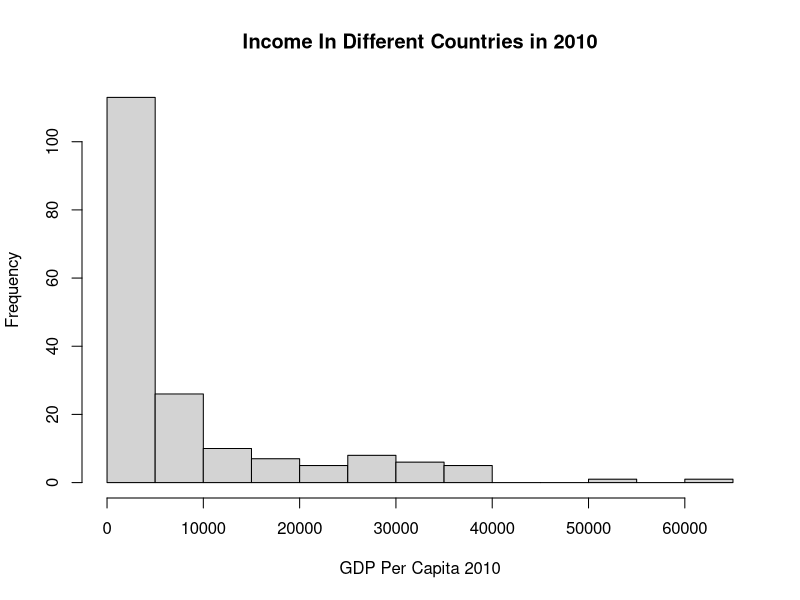
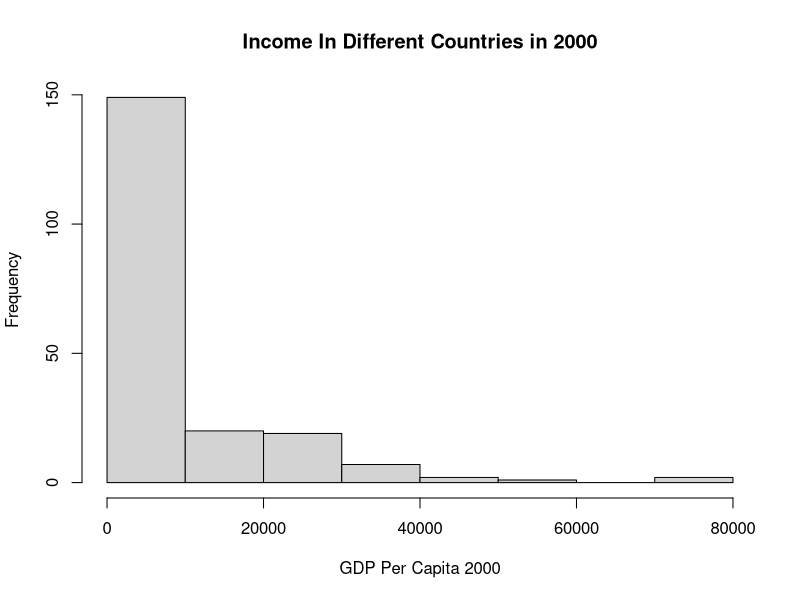
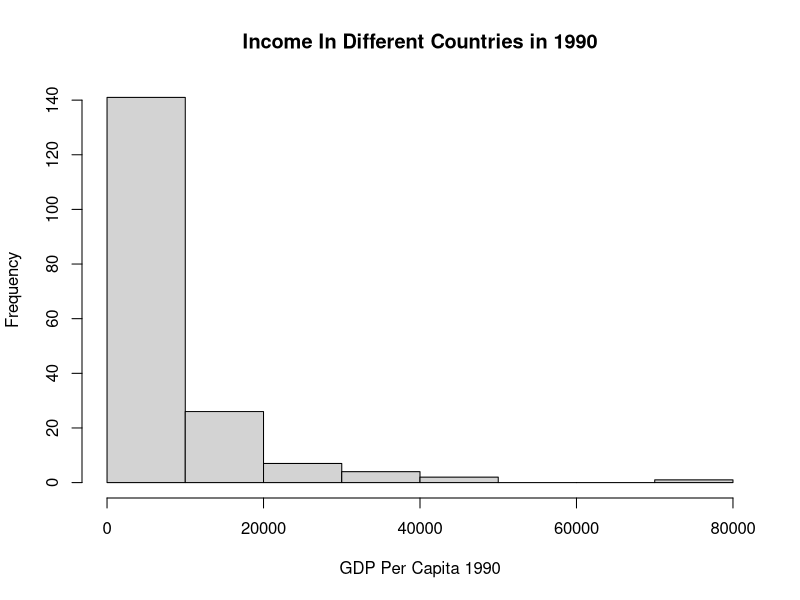
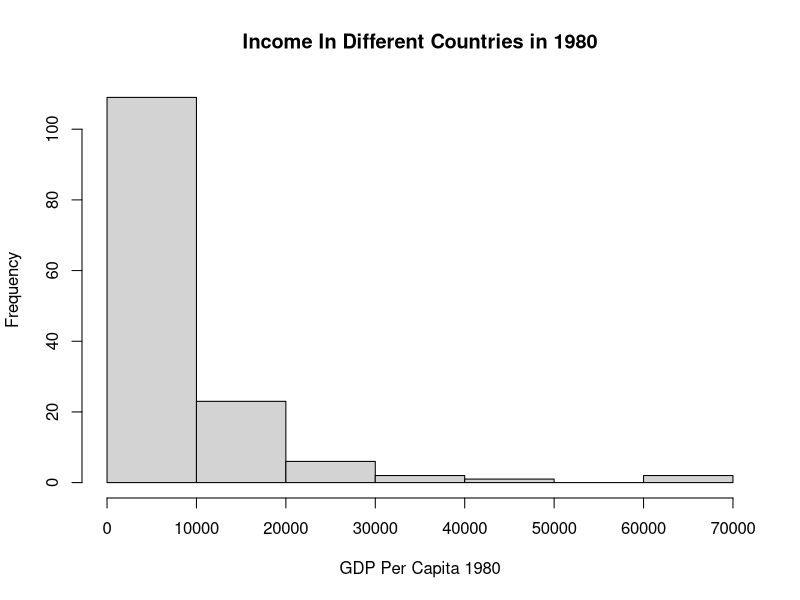
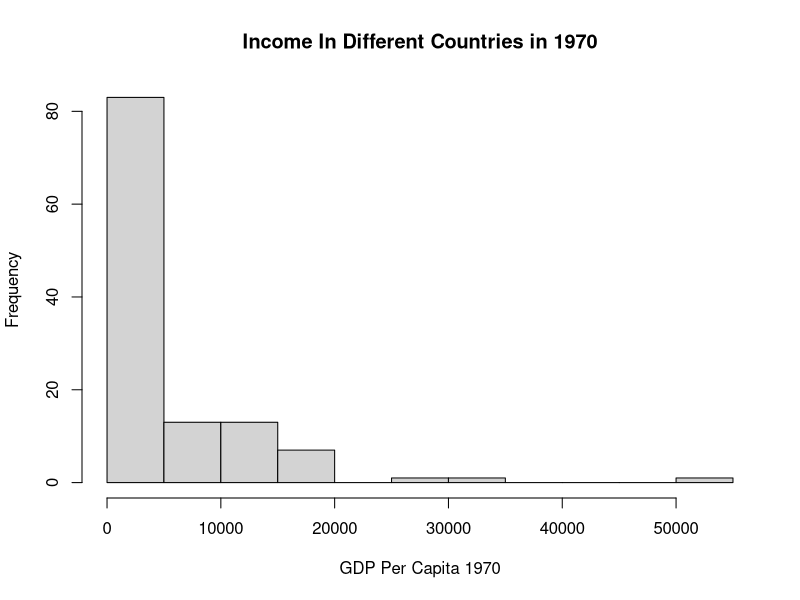
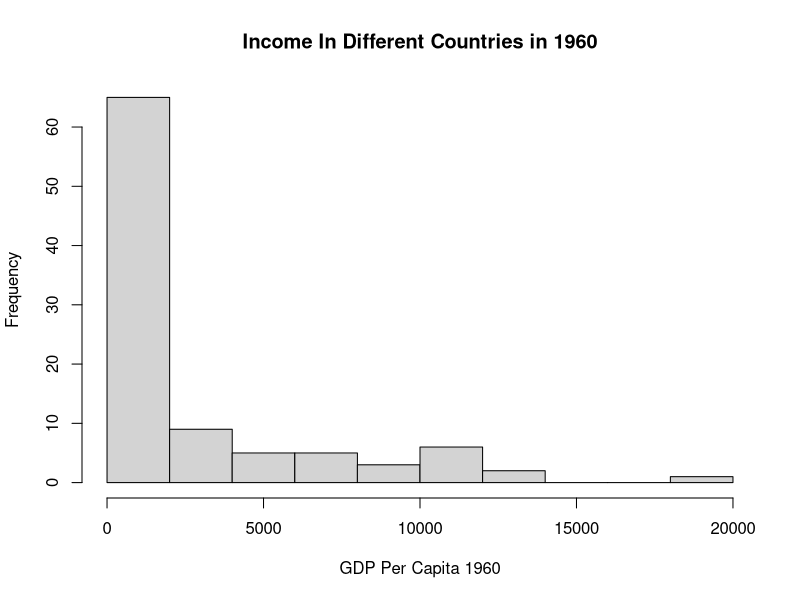
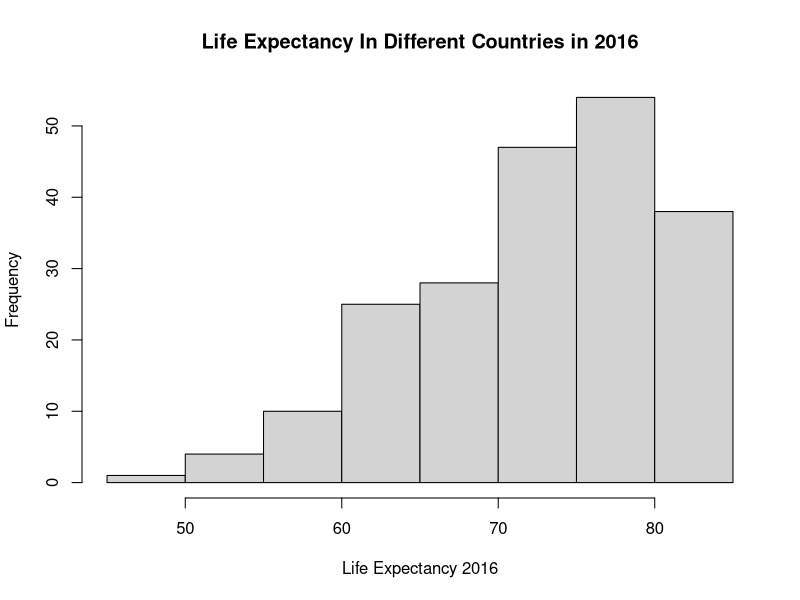
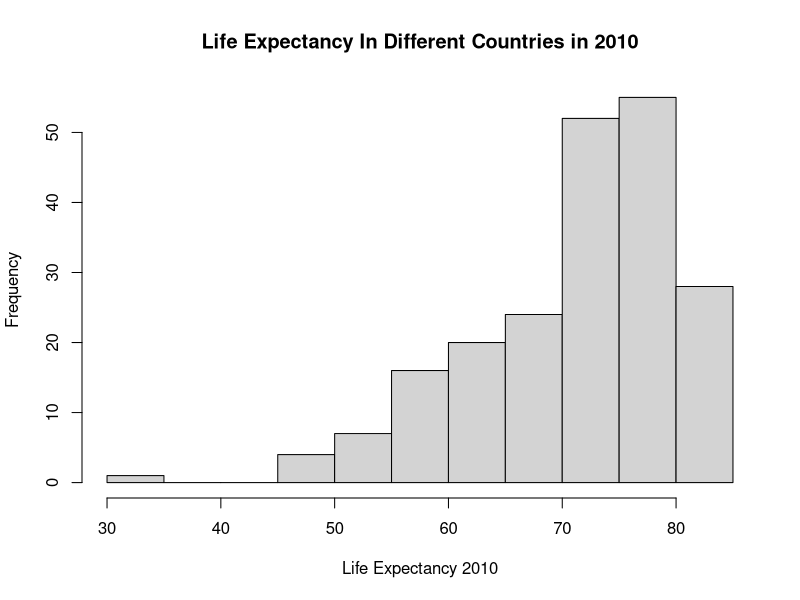

These figures' R source, in order:
## ---- chunk 1

# Load tidyr
suppressMessages(library(tidyr))

# Load dplyr
suppressMessages(library(dplyr))

# Load readxl - read excel files
library(readxl)

# Import excel files
income_pp <- read_excel("income_pp.xlsx")
life_expectancy <- read_excel("life_expectancy.xlsx")
total_health_spending_pp <- read_excel("total_health_spending_pp.xlsx")
government_health_spending_pp <- read_excel("government_health_spending_pp.xlsx")
breast_cancer_death <- read_excel("breast_cancer_death.xlsx")
cervical_cancer_death <- read_excel("cervical_cancer_death.xlsx")
liver_cancer_death_male <- read_excel("liver_cancer_death_male.xlsx")
liver_cancer_death_female <- read_excel("liver_cancer_death_female.xlsx")
lung_cancer_death_male <- read_excel("lung_cancer_death_male.xlsx")
lung_cancer_death_female <- read_excel("lung_cancer_death_female.xlsx")
prostate_cancer_death <- read_excel("prostate_cancer_death.xlsx")
stomach_cancer_death_male <- read_excel("stomach_cancer_death_male.xlsx")
stomach_cancer_death_female <- read_excel("stomach_cancer_death_female.xlsx")

## ---- chunk 2

# Reshape income_pp. Make values of different years as rows. 
income_pp_year_as_row <- gather(income_pp, "Year", "Income_per_person", 2:53, na.rm = FALSE)

# Print income_pp_year_as_row
# income_pp_year_as_row

# change income_per_person's value as numberic 
as.numeric(income_pp_year_as_row$Income_per_person)

# Round up values in Income_per_person column to 2 decimal places
# round(income_pp_year_as_row$Income_per_person, 2)

# Show the mean of GDP per capita of each country from 1960 to 2011
paste("The Mean of Income Per Person(GDP Per Capita) By Country from 1960 to 2011")
income_pp_year_as_row %>% 
  group_by(Country) %>% 
  summarise(mean=mean(Income_per_person, na.rm = TRUE), count=sum(!is.na(Income_per_person))) %>%
  arrange(desc(mean))
  
## ---- chunk 3

# Show basic descriptive statistics
summary(income_pp_year_as_row)

# Standard Deviation of Income Per Person
ipp_sd <- round(sd(income_pp_year_as_row$Income_per_person, na.rm = TRUE), 2)
paste("The Standard Deviation of GDP Per Capita is", ipp_sd,".")
  
## ---- chunk 4

# Histogram showing income per person in different countries

hist(income_pp$`2010`, xlab="GDP Per Capita 2010", main="Income In Different Countries in 2010")

hist(income_pp$`2000`, xlab="GDP Per Capita 2000", main="Income In Different Countries in 2000")

hist(income_pp$`1990`, xlab="GDP Per Capita 1990", main="Income In Different Countries in 1990")

hist(income_pp$`1980`, xlab="GDP Per Capita 1980", main="Income In Different Countries in 1980")

hist(income_pp$`1970`, xlab="GDP Per Capita 1970", main="Income In Different Countries in 1970")

hist(income_pp$`1960`, xlab="GDP Per Capita 1960", main="Income In Different Countries in 1960")

## ---- chunk 5

# Reshape life_expectancy. Make values of different years as rows. 
life_expectancy_year_as_row <- gather(life_expectancy, "Year", "Life_Expectancy", 2:58, na.rm = FALSE)

# Print life_expectancy_year_as_row
# life_expectancy_year_as_row

# change Life_Expectancy's value as numberic 
as.numeric(life_expectancy_year_as_row$Life_Expectancy)

# Show the mean of life expectancy at birth by year of each country from 1960 to 2016
paste("The Mean of Life Expectancy at Birth (Year) By Country from 1960 to 2016")
life_expectancy_year_as_row %>% 
  group_by(Country) %>% 
  summarise(mean=mean(Life_Expectancy, na.rm = TRUE), count=sum(!is.na(Life_Expectancy))) %>%
  arrange(desc(mean))

## ---- chunk 6

# Show basic descriptive statistics
summary(life_expectancy_year_as_row)

# Standard Deviation of Life Expectancy
ipp_sd <- round(sd(life_expectancy_year_as_row$Life_Expectancy, na.rm = TRUE), 2)
paste("The Standard Deviation of Life Expectancy is", ipp_sd, "years")
  
## ---- chunk 7

# Histogram showing life expectancy in different countries

hist(life_expectancy$`2016`, xlab="Life Expectancy 2016", main="Life Expectancy In Different Countries in 2016")

hist(life_expectancy$`2010`, xlab="Life Expectancy 2010", main="Life Expectancy In Different Countries in 2010")

hist(life_expectancy$`2000`, xlab="Life Expectancy 2000", main="Life Expectancy In Different Countries in 2000")

hist(life_expectancy$`1990`, xlab="Life Expectancy 1990", main="Life Expectancy In Different Countries in 1990")

hist(life_expectancy$`1980`, xlab="Life Expectancy 1980", main="Life Expectancy In Different Countries in 1980")

hist(life_expectancy$`1970`, xlab="Life Expectancy 1970", main="Life Expectancy In Different Countries in 1970")

hist(life_expectancy$`1960`, xlab="Life Expectancy 1960", main="Life Expectancy In Different Countries in 1960")

## ---- chunk 8

# Reshape total_health_spending_pp. Make values of different years as rows. 
total_health_spending_pp_year_as_row <- gather(total_health_spending_pp, "Year", "Total_Health_Spending_Per_Person", 2:17, na.rm = FALSE)

# Print total_health_spending_pp_year_as_row
# total_health_spending_pp_year_as_row

# change Total Health Spending's value as numberic 
as.numeric(total_health_spending_pp_year_as_row$Total_Health_Spending_Per_Person)

# Show the mean of total health spending in US$ of each country from 1995 to 2010
paste("The Mean of Total Health Spending in US$ By Country from 1995 to 2010")
total_health_spending_pp_year_as_row %>% 
  group_by(Country) %>% 
  summarise(mean=mean(Total_Health_Spending_Per_Person, na.rm = TRUE), count=sum(!is.na(Total_Health_Spending_Per_Person))) %>%
  arrange(desc(mean))

## ---- chunk 9

# Show basic descriptive statistics
summary(total_health_spending_pp_year_as_row)

# Standard Deviation of Total Health Spending Per Person
ipp_sd <- round(sd(total_health_spending_pp_year_as_row$Total_Health_Spending_Per_Person, na.rm = TRUE), 2)
paste("The Standard Deviation of Total Health Spending is $", ipp_sd, "US Dollars per person.")
  
## ---- chunk 10

# Histogram showing total health spending in different countries

hist(total_health_spending_pp$`2010`, xlab="Total Health Spending Per Person in US Dollar in 2010", main="Total Health Spending Per Person In Different Countries in 2010")

hist(total_health_spending_pp$`2000`, xlab="Total Health Spending Per Person in US Dollar in 2000", main="Total Health Spending Per Person In Different Countries in 2000")


## ---- chunk 11

# Reshape government_health_spending_pp. Make values of different years as rows. 
government_health_spending_pp_year_as_row <- gather(government_health_spending_pp, "Year", "Government_Health_Spending_Per_Person", 2:17, na.rm = FALSE)

# Print government_health_spending_pp_year_as_row
# government_health_spending_pp_year_as_row

# change Total Health Spending's value as numberic 
as.numeric(government_health_spending_pp_year_as_row$Government_Health_Spending_Per_Person)

# Show the mean of government health spending in US$ of each country from 1995 to 2010
paste("The Mean of Government Health Spending in US$ By Country from 1995 to 2010")
government_health_spending_pp_year_as_row %>% 
  group_by(Country) %>% 
  summarise(mean=mean(Government_Health_Spending_Per_Person, na.rm = TRUE), count=sum(!is.na(Government_Health_Spending_Per_Person))) %>%
  arrange(desc(mean))

## ---- chunk 12

# Show basic descriptive statistics
summary(government_health_spending_pp_year_as_row)

# Standard Deviation of Total Health Spending Per Person
ipp_sd <- round(sd(government_health_spending_pp_year_as_row$Government_Health_Spending_Per_Person, na.rm = TRUE), 2)
paste("The Standard Deviation of Government Health Spending is $", ipp_sd, "US Dollars per person.")
  
## ---- chunk 13

# Histogram showing government health spending in different countries

hist(government_health_spending_pp$`2010`, xlab="Government Health Spending Per Person in US Dollar in 2010", main="Government Health Spending Per Person In Different Countries in 2010")

hist(government_health_spending_pp$`2000`, xlab="Government Health Spending Per Person in US Dollar in 2000", main="Government Health Spending Per Person In Different Countries in 2000")


## ---- chunk 14

# Reshape breast_cancer_death. Make values of different years as rows. 
breast_cancer_death_year_as_row <- gather(breast_cancer_death, "Year", "Breast_Cancer_Death", 2:54, na.rm = FALSE)

# Print breast_cancer_death_year_as_row
# breast_cancer_death_year_as_row

# change breast cacner death's value as numberic 
as.numeric(breast_cancer_death_year_as_row$Breast_Cancer_Death)

# Show the mean of breast cancer deaths per 100,000 female of each country from 1950 to 2002
paste("The Mean of Breast Cancer Deaths Per 100,000 Female By Country from 1950 to 2002")
breast_cancer_death_year_as_row %>% 
  group_by(Country) %>% 
  summarise(mean=mean(Breast_Cancer_Death, na.rm = TRUE), count=sum(!is.na(Breast_Cancer_Death))) %>%
  arrange(desc(mean))

## ---- chunk 15

# Show basic descriptive statistics
summary(breast_cancer_death_year_as_row)

# Standard Deviation of breast cancer deaths per 100,000 female
ipp_sd <- round(sd(breast_cancer_death_year_as_row$Breast_Cancer_Death, na.rm = TRUE), 2)
paste("The Standard Deviation of Breast Cancer Deaths per 100,000 female is ", ipp_sd, ".")

# Histogram showing breast cancer deaths in different countries

hist(breast_cancer_death$`2000`, xlab="Breast Cancer Deaths Per 100,000 Female 2000", main="Breast Cancer Deaths In Different Countries in 2000")
  
## ---- chunk 16

# Reshape cervical_cancer_death. Make values of different years as rows. 
cervical_cancer_death_year_as_row <- gather(cervical_cancer_death, "Year", "Cervical_Cancer_Death", 2:54, na.rm = FALSE)

# Print cervical_cancer_death_year_as_row
# cervical_cancer_death_year_as_row

# Change cervical cancer death's value as numberic 
as.numeric(cervical_cancer_death_year_as_row$Cervical_Cancer_Death)

# Show the mean of cervical cancer deaths per 100,000 female of each country from 1950 to 2002
paste("The Mean of Cervical Cancer Deaths Per 100,000 Female By Country from 1950 to 2002")
cervical_cancer_death_year_as_row %>% 
  group_by(Country) %>% 
  summarise(mean=mean(Cervical_Cancer_Death, na.rm = TRUE), count=sum(!is.na(Cervical_Cancer_Death))) %>%
  arrange(desc(mean))

## ---- chunk 17

# Show basic descriptive statistics
summary(cervical_cancer_death_year_as_row)

# Standard Deviation of cervical cancer deaths per 100,000 female
ipp_sd <- round(sd(cervical_cancer_death_year_as_row$Cervical_Cancer_Death, na.rm = TRUE), 2)
paste("The Standard Deviation of Cervical Cancer Deaths Per 100,000 Female is ", ipp_sd, ".")

# Histogram showing cervical cancer deaths in different countries

hist(cervical_cancer_death$`2000`, xlab="Cervical Cancer Deaths Per 100,000 Female 2000", main="Cervical Cancer Deaths In Different Countries in 2000")
  
## ---- chunk 18

# Reshape liver_cancer_death_male. Make values of different years as rows. 
liver_cancer_death_male_year_as_row <- gather(liver_cancer_death_male, "Year", "Liver_Cancer_Death_Male", 2:49, na.rm = FALSE)

# Print liver_cancer_death_male_year_as_row
# liver_cancer_death_male_year_as_row

# Change liver cancer death's value as numberic 
as.numeric(liver_cancer_death_male_year_as_row$Liver_Cancer_Death_Male)

# Show the mean of liver cancer deaths per 100,000 male of each country from 1955 to 2002
paste("The Mean of Liver Cancer Deaths Per 100,000 Male By Country from 1955 to 2002")
liver_cancer_death_male_year_as_row %>% 
  group_by(Country) %>% 
  summarise(mean=mean(Liver_Cancer_Death_Male, na.rm = TRUE), count=sum(!is.na(Liver_Cancer_Death_Male))) %>%
  arrange(desc(mean))

## ---- chunk 19

# Reshape liver_cancer_death_female. Make values of different years as rows. 
liver_cancer_death_female_year_as_row <- gather(liver_cancer_death_female, "Year", "Liver_Cancer_Death_Female", 2:49, na.rm = FALSE)

# Print liver_cancer_death_female_year_as_row
# liver_cancer_death_female_year_as_row

# Change liver cancer death's value as numberic 
as.numeric(liver_cancer_death_female_year_as_row$Liver_Cancer_Death_Female)

# Show the mean of liver cancer deaths per 100,000 female of each country from 1955 to 2002
paste("The Mean of Liver Cancer Deaths Per 100,000 Female By Country from 1955 to 2002")
liver_cancer_death_female_year_as_row %>% 
  group_by(Country) %>% 
  summarise(mean=mean(Liver_Cancer_Death_Female, na.rm = TRUE), count=sum(!is.na(Liver_Cancer_Death_Female))) %>%
  arrange(desc(mean))

## ---- chunk 20

# Join liver_cancer_death_male_year_as_row and liver_cancer_death_female_year_as_row
liver_cancer_death_year_as_row <- inner_join(liver_cancer_death_male_year_as_row, liver_cancer_death_female_year_as_row)

# Add liver cancer death numbers for male and female, create new column, and store the values in liver_cancer_death_year_as_row
liver_cancer_death_year_as_row <- liver_cancer_death_year_as_row %>% 
  mutate(Liver_Cancer_Death = Liver_Cancer_Death_Male + Liver_Cancer_Death_Female)

# Print liver_cancer_death_year_as_row
# liver_cancer_death_year_as_row

# Show the mean of liver cancer deaths per 100,000 person of each country from 1955 to 2002
paste("The Mean of Liver Cancer Deaths Per 100,000 Person By Country from 1955 to 2002")
liver_cancer_death_year_as_row %>% 
  group_by(Country) %>% 
  summarise(mean=mean(Liver_Cancer_Death, na.rm = TRUE), count=sum(!is.na(Liver_Cancer_Death))) %>%
  arrange(desc(mean))

## ---- chunk 21

# Show basic descriptive statistics
summary(liver_cancer_death_year_as_row)

# Standard Deviation of liver cancer deaths per 100,000 person
ipp_sd <- round(sd(liver_cancer_death_year_as_row$Liver_Cancer_Death, na.rm = TRUE), 2)
paste("The Standard Deviation of Liver Cancer Deaths Per 100,000 Person Is ", ipp_sd, ".")

  
## ---- chunk 22

# Reshape lung_cancer_death_male. Make values of different years as rows. 
lung_cancer_death_male_year_as_row <- gather(lung_cancer_death_male, "Year", "Lung_Cancer_Death_Male", 2:54, na.rm = FALSE)

# Print lung_cancer_death_male_year_as_row
# lung_cancer_death_male_year_as_row

# Change lung cancer death's value as numberic 
as.numeric(lung_cancer_death_male_year_as_row$Lung_Cancer_Death_Male)

# Show the mean of lung cancer deaths per 100,000 male of each country from 1950 to 2002
paste("The Mean of Lung Cancer Deaths Per 100,000 Male By Country from 1950 to 2002")
lung_cancer_death_male_year_as_row %>% 
  group_by(Country) %>% 
  summarise(mean=mean(Lung_Cancer_Death_Male, na.rm = TRUE), count=sum(!is.na(Lung_Cancer_Death_Male))) %>%
  arrange(desc(mean))

## ---- chunk 23

# Reshape lung_cancer_death_female. Make values of different years as rows. 
lung_cancer_death_female_year_as_row <- gather(lung_cancer_death_female, "Year", "Lung_Cancer_Death_Female", 2:54, na.rm = FALSE)

# Print lung_cancer_death_female_year_as_row
# lung_cancer_death_female_year_as_row

# Change lung cancer death's value as numberic 
as.numeric(lung_cancer_death_female_year_as_row$Lung_Cancer_Death_Female)

# Show the mean of lung cancer deaths per 100,000 female of each country from 1950 to 2002
paste("The Mean of Lung Cancer Deaths Per 100,000 Female By Country from 1950 to 2002")
lung_cancer_death_female_year_as_row %>% 
  group_by(Country) %>% 
  summarise(mean=mean(Lung_Cancer_Death_Female, na.rm = TRUE), count=sum(!is.na(Lung_Cancer_Death_Female))) %>%
  arrange(desc(mean))

## ---- chunk 24
# Join lung_cancer_death_male_year_as_row and lung_cancer_death_female_year_as_row
lung_cancer_death_year_as_row <- inner_join(lung_cancer_death_male_year_as_row, lung_cancer_death_female_year_as_row)

# Add lung cancer death numbers for male and female, create new column, and store the values in lung_cancer_death_year_as_row
lung_cancer_death_year_as_row <- lung_cancer_death_year_as_row %>% 
  mutate(Lung_Cancer_Death = Lung_Cancer_Death_Male + Lung_Cancer_Death_Female)

# Print lung_cancer_death_year_as_row
# lung_cancer_death_year_as_row

# Show the mean of lung cancer deaths per 100,000 person of each country from 1950 to 2002
paste("The Mean of Lung Cancer Deaths Per 100,000 Person By Country from 1950 to 2002")
lung_cancer_death_year_as_row %>% 
  group_by(Country) %>% 
  summarise(mean=mean(Lung_Cancer_Death, na.rm = TRUE), count=sum(!is.na(Lung_Cancer_Death))) %>%
  arrange(desc(mean))
## ---- chunk 25

# Show basic descriptive statistics
summary(lung_cancer_death_year_as_row)

# Standard Deviation of lung cancer death per 100,000 persons
ipp_sd <- round(sd(lung_cancer_death_year_as_row$Lung_Cancer_Death, na.rm = TRUE), 2)
paste("The Standard Deviation of Lung Cancer Deaths Per 100,000 Person Is ", ipp_sd, ".")

  
## ---- chunk 26

# Reshape prostate_cancer_death. Make values of different years as rows. 
prostate_cancer_death_year_as_row <- gather(prostate_cancer_death, "Year", "Prostate_Cancer_Death", 2:54, na.rm = FALSE)

# Print prostate_cancer_death_year_as_row
# prostate_cancer_death_year_as_row

# Change prostate cancer death's value as numberic 
as.numeric(prostate_cancer_death_year_as_row$Prostate_Cancer_Death)

# Show the mean of prostate cancer deaths per 100,000 male of each country from 1950 to 2002
paste("The Mean of Prostate Cancer Deaths Per 100,000 Male By Country from 1950 to 2002")
prostate_cancer_death_year_as_row %>% 
  group_by(Country) %>% 
  summarise(mean=mean(Prostate_Cancer_Death, na.rm = TRUE), count=sum(!is.na(Prostate_Cancer_Death))) %>%
  arrange(desc(mean))

## ---- chunk 27

# Show basic descriptive statistics
summary(prostate_cancer_death_year_as_row)

# Standard Deviation of prostate cancer deaths per 100,000 male
ipp_sd <- round(sd(prostate_cancer_death_year_as_row$Prostate_Cancer_Death, na.rm = TRUE), 2)
paste("The Standard Deviation of Prostate Cancer Deaths Per 100,000 Male Is ", ipp_sd, ".")

# Histogram showing prostate cancer deaths in different countries

hist(prostate_cancer_death$`2000`, xlab="Prostate Cancer Deaths Per 100,000 Male 2000", main="Prostate Cancer Deaths In Different Countries in 2000")
  
## ---- chunk 28

# Reshape stomach_cancer_death_male. Make values of different years as rows. 
stomach_cancer_death_male_year_as_row <- gather(stomach_cancer_death_male, "Year", "Stomach_Cancer_Death_Male", 2:54, na.rm = FALSE)

# Print stomach_cancer_death_male_year_as_row
# stomach_cancer_death_male_year_as_row

# Change stomach cancer death's value as numberic 
as.numeric(stomach_cancer_death_male_year_as_row$Stomach_Cancer_Death_Male)

# Show the mean of stomach cancer deaths per 100,000 male of each country from 1950 to 2002
paste("The Mean of Stomach Cancer Deaths Per 100,000 Male By Country from 1950 to 2002")
stomach_cancer_death_male_year_as_row %>% 
  group_by(Country) %>% 
  summarise(mean=mean(Stomach_Cancer_Death_Male, na.rm = TRUE), count=sum(!is.na(Stomach_Cancer_Death_Male))) %>%
  arrange(desc(mean))

## ---- chunk 29

# Reshape stomach_cancer_death_female. Make values of different years as rows. 
stomach_cancer_death_female_year_as_row <- gather(stomach_cancer_death_female, "Year", "Stomach_Cancer_Death_Female", 2:54, na.rm = FALSE)

# Print stomach_cancer_death_female_year_as_row
# stomach_cancer_death_female_year_as_row

# Change stomach cancer death's value as numberic 
as.numeric(stomach_cancer_death_female_year_as_row$Stomach_Cancer_Death_Female)

# Show the mean of stomach cancer deaths per 100,000 female of each country from 1950 to 2002
paste("The Mean of Stomach Cancer Deaths Per 100,000 Female By Country from 1950 to 2002")
stomach_cancer_death_female_year_as_row %>% 
  group_by(Country) %>% 
  summarise(mean=mean(Stomach_Cancer_Death_Female, na.rm = TRUE), count=sum(!is.na(Stomach_Cancer_Death_Female))) %>%
  arrange(desc(mean))

## ---- chunk 30

# Join stomach_cancer_death_male_year_as_row and stomach_cancer_death_female_year_as_row
stomach_cancer_death_year_as_row <- inner_join(stomach_cancer_death_male_year_as_row, stomach_cancer_death_female_year_as_row)

# Add stomach cancer death numbers for male and female, create new column, and store the values in stomach_cancer_death_year_as_row
stomach_cancer_death_year_as_row <- stomach_cancer_death_year_as_row %>% 
  mutate(Stomach_Cancer_Death = Stomach_Cancer_Death_Male + Stomach_Cancer_Death_Female)

# Print stomach_cancer_death_year_as_row
# stomach_cancer_death_year_as_row

# Show the mean of stomach cancer deaths per 100,000 person of each country from 1950 to 2002
paste("The Mean of Stomach Cancer Deaths Per 100,000 Person By Country from 1950 to 2002")
stomach_cancer_death_year_as_row %>% 
  group_by(Country) %>% 
  summarise(mean=mean(Stomach_Cancer_Death, na.rm = TRUE), count=sum(!is.na(Stomach_Cancer_Death))) %>%
  arrange(desc(mean))


## ---- chunk 31

# Show basic descriptive statistics
summary(stomach_cancer_death_year_as_row)

# Standard Deviation of stomach cancer deaths per 100,000 person
ipp_sd <- round(sd(stomach_cancer_death_year_as_row$Stomach_Cancer_Death, na.rm = TRUE), 2)
paste("The Standard Deviation of Stomach Cancer Deaths Per 100,000 Person Is ", ipp_sd, ".")

## ---- chunk 32
# Join income_pp_year_as_row and life_expectancy_year_as_row

income_vs_life_expectancy <- inner_join(income_pp_year_as_row, life_expectancy_year_as_row)

income_vs_life_expectancy

# Join total_health_spending_pp_year_as_row and government_health_spending_pp_year_as_row

total_n_gov_health_spending <- inner_join(total_health_spending_pp_year_as_row, government_health_spending_pp_year_as_row)

total_n_gov_health_spending

# Join income_vs_life_expectancy and total_n_gov_health_spending

income_vs_life_vs_spending <- inner_join(income_vs_life_expectancy, total_n_gov_health_spending)

income_vs_life_vs_spending


## ---- chunk 33
# Simple Scatterplot
attach(income_vs_life_expectancy)
plot(Income_per_person, Life_Expectancy, main="Income vs Life Expectancy", log="x", xlab="GDP Per Capita (US$)", ylab="LIfe Expectancy At Birth-Year")

## ---- chunk 34
# Simple Scatterplot
attach(income_vs_life_vs_spending)
plot(Total_Health_Spending_Per_Person, Life_Expectancy, main="Health Spending vs Life Expectancy", log="x", xlab="Total Health Spending (US$)", ylab="LIfe Expectancy At Birth-Year")

## ---- chunk 35
# Simple Scatterplot
attach(income_vs_life_vs_spending)
plot(Government_Health_Spending_Per_Person, Life_Expectancy, main="Government Health Spending vs Life Expectancy", log="x", xlab="Government Health Spending (US$)", ylab="LIfe Expectancy At Birth-Year")

